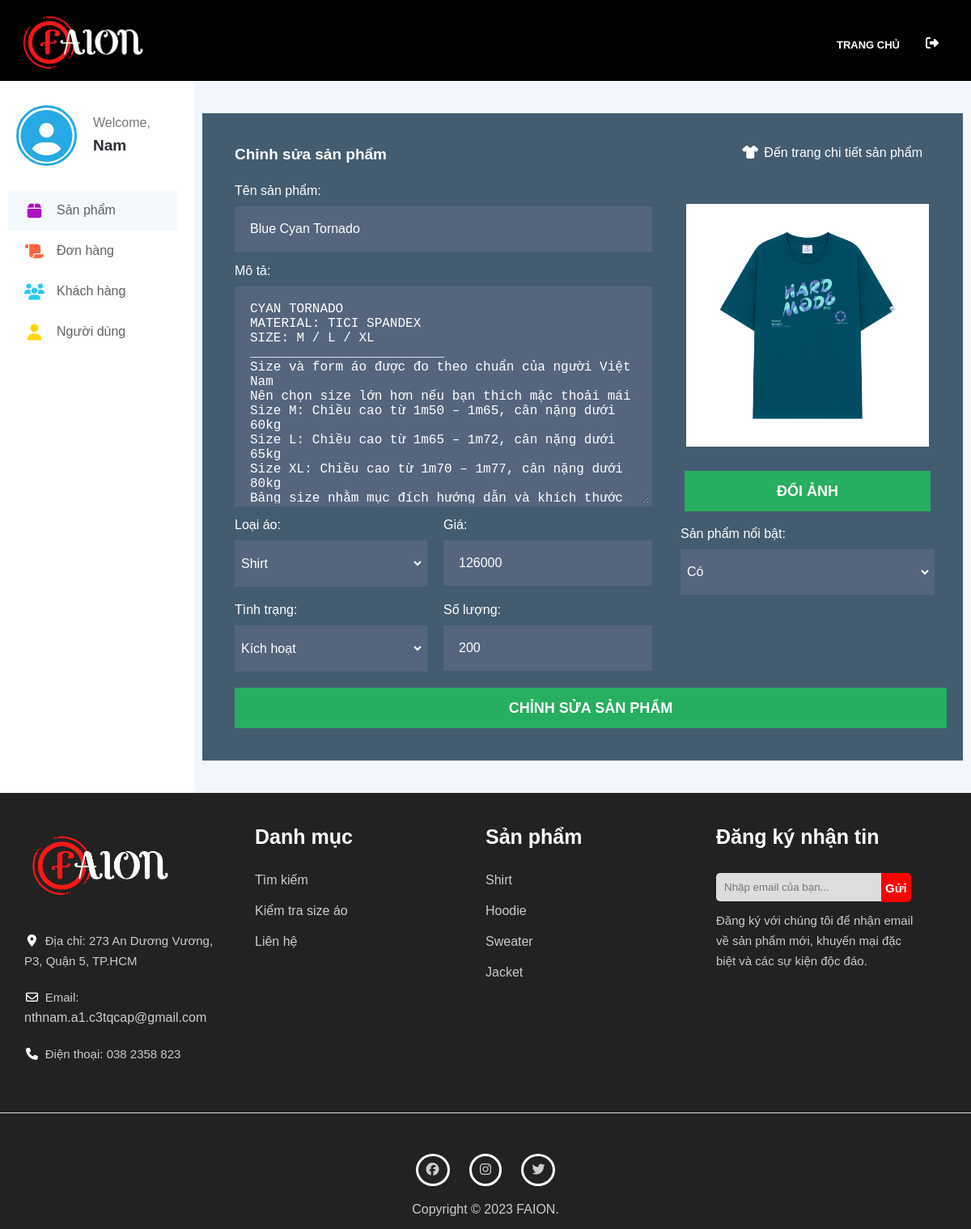
The page /index.php/admin/products?choice=product&id=1 (signed in) on the database as committed earlier.
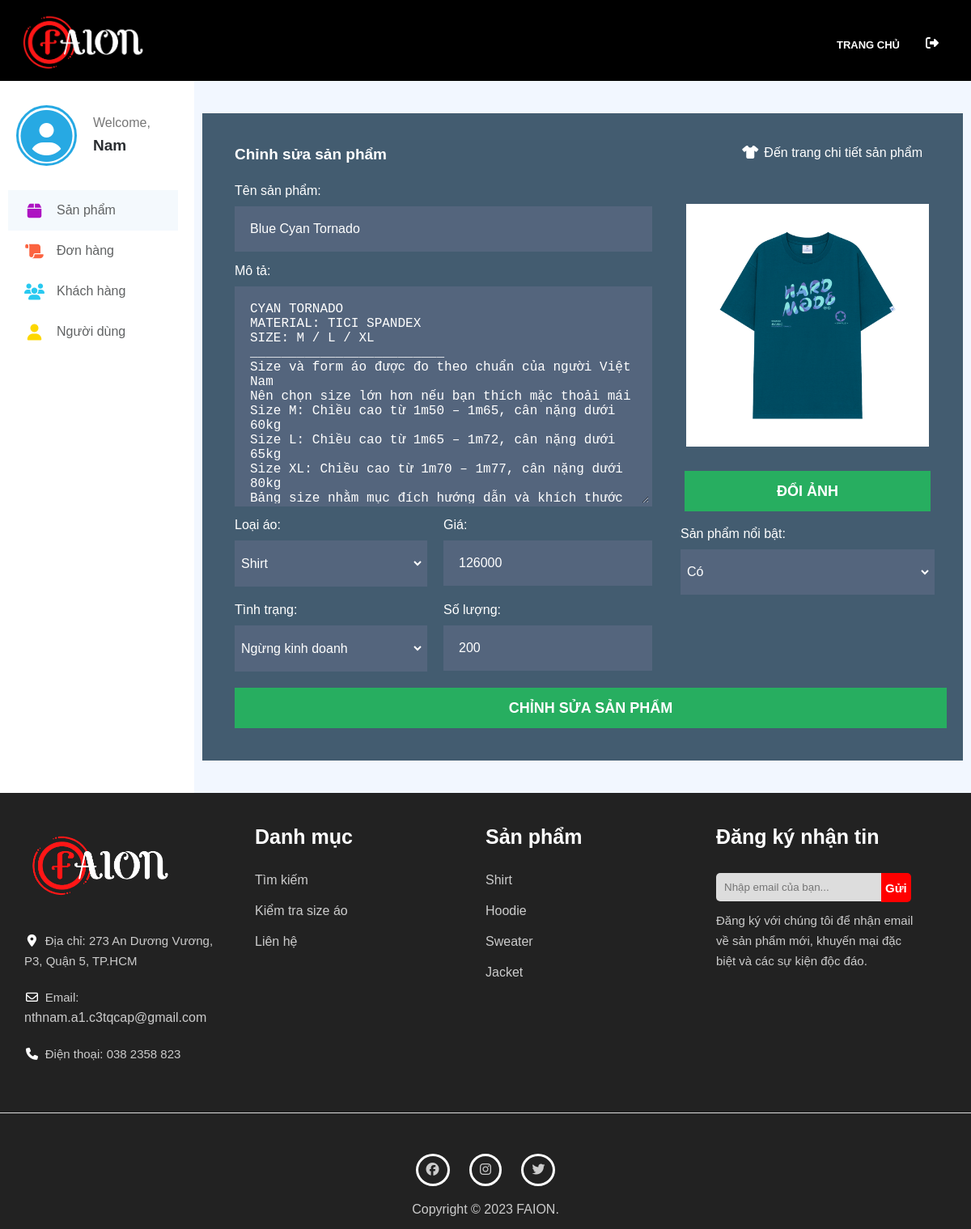
The same page on the database as committed later.
### tables this page shows
CREATE TABLE `product` (
  `id` int(11) NOT NULL,
  `category_id` int(11) NOT NULL,
  `name` varchar(255) NOT NULL,
  `description` text DEFAULT NULL,
  `price` float NOT NULL,
  `image` varchar(255) DEFAULT NULL,
  `discount` int(10) DEFAULT NULL,
  `quantity` int(8) NOT NULL,
  `sold` int(8) DEFAULT NULL,
  `status` tinyint(1) NOT NULL,
  `feature` tinyint(1) NOT NULL,
  `created_at` date NOT NULL
);

### connection/Database.php (called while the page is built, shortened)
<?php
class Database
{
    private $hostname = "localhost";
    private $username = "root";
    private $password = "";
    private $databaseName = "faion";
    private $connection;
    public function connect()
    {
        try {
            if ($this->connection = mysqli_connect($this->hostname, $this->username, $this->password, $this->databaseName)) {
                return $this->connection;
            } else {
                throw new Exception("Khong the ket noi den CSDL <br>");
            }
        } catch (Exception $e) {
            echo $e->getMessage();
        }
    }
    public function getConnection() {
        return $this->connection;
    }
}

### object/Product.php (called while the page is built, shortened)
<?php
class Product {
    private $name;
    private $description;
    private $price;
    private $image;
    private $quantity;
    private $status;
    private $feature;
    function __construct($id, $categoryId, $name, $description, $price, $image,
                        $discount, $quantity, $sold, $status, $feature, $createdAt) {
        $this->name = $name;
        $this->description = $description;
        $this->price = $price;
        $this->image = $image;
        $this->quantity = $quantity;
        $this->status = $status;
        $this->feature = $feature;
    }
    function getName() {
        return $this->name;
    }
    function getDescription() {
        return $this->description;
    }
    function getPrice() {
        return $this->price;
    }
    function getImage() {
        return $this->image;
    }
    function getQuantity() {
        return $this->quantity;
    }
    function getStatus() {
        return $this->status;
    }
    function getFeature() {
        return $this->feature;
    }
}
?>

### object/Category.php (called while the page is built, shortened)
<?php
class Category {
    private $id;
    private $name;
    function __construct($id, $name)
    {
        $this->id = $id;
        $this->name = $name;
    }
    public function getId() {
        return $this->id;
    }
    public function getName() {
        return $this->name;
    }
}
?>

### action/actionFunction.php (the view, shortened to what the rows shown need)
<?php
include ('../faion/connection/Database.php');
include ('../faion/object/Category.php');
include ('../faion/object/Product.php');
function displayCategoryOption($id)
{
	$db = new Database();
	$kq = mysqli_query($db->getConnection(), "SELECT * FROM category");
	$categoryArr = array();
	while ($row = mysqli_fetch_assoc($kq)) {
		$category = new Category(
			$row['id'],
			$row['name']
		);
		$categoryArr[] = $category;
	}
	sort($categoryArr);
	if ($id == null || $id == "") {
		for ($i = 0; $i < count($categoryArr); $i++) {
			if ($categoryArr[$i]->getId() != 0) {
				echo "<option value=\"" . $categoryArr[$i]->getId() .
					"\" class=\"category-option\">" . $categoryArr[$i]->getName() .
					"</option>";
			}
		}
	} else {
		if ($id != 0) {
			for ($i = 0; $i < count($categoryArr); $i++) {
				if ($categoryArr[$i]->getId() != 0) {
					if ($id == $categoryArr[$i]->getId()) {
						echo "<option value=\"" . $categoryArr[$i]->getId() .
							"\" class=\"category-option\" selected>" . $categoryArr[$i]->getName() .
							"</option>";
					} else {
						echo "<option value=\"" . $categoryArr[$i]->getId() .
							"\" class=\"category-option\">" . $categoryArr[$i]->getName() .
							"</option>";
					}
				}
			}
		}
	}
}
function getProductList()
{
	$db = new Database();
	$kq = mysqli_query($db->getConnection(), "SELECT * FROM product");
	$productArr = array();
	while ($row = mysqli_fetch_assoc($kq)) {
		$product = new Product(
			$row['id'],
			$row['category_id'],
			$row['name'],
			$row['description'],
			$row['price'],
			$row['image'],
			$row['discount'],
			$row['quantity'],
			$row['sold'],
			$row['status'],
			$row['feature'],
			$row['created_at']
		);
		$productArr[] = $product;
	}
	return $productArr;
}
?>

### admin/productDetail.php (shortened to what the rows shown need)
<?php
if ($_GET['choice'] == "product") {
    if (!isset($_GET['id'])) {
        echo "
    <div class=\"content-container\">
    <div class=\"content\">
        <form action=\"/faion/action/actionProduct.php\" method=\"post\" id=\"addProductForm\" enctype=\"multipart/form-data\" onsubmit=\"return checkNewProduct(event)\">
            <div class=\"title\">
                <div class=\"left\">Thêm sản phẩm</div>
                <div class=\"right\"></div>
            </div>
            <div class=\"top\">
                <div class=\"left\">
                    <div class=\"name-container\">
                        <label for=\"pname\">Tên sản phẩm:</label>
                        <input type=\"text\" name=\"name\" id=\"pname\" value=\"\">
                    </div>
                    <div class=\"description-container\">
                        <div id=\"descriptLabel\">
                            <label for=\"pdescription\">Mô tả:</label>
                            <div class=\"note\">\\t: 1 tab, \\2s: 2 khoảng trắng, \\4s: 4 khoảng trắng, \\n: xuống dòng</div>
                        </div>
                        <textarea name=\"description\" id=\"pdescription\" cols=\"50\" rows=\"13\" value=\"\"></textarea>
                    </div>
                    <div class=\"category-container\">
                        <label for=\"pcategory\">Loại áo:</label>
                        <select name=\"category\" id=\"pcategory\">";
        displayCategoryOption(null);
        echo "</select>
                    </div>
                    <div class=\"price-container\">
                        <label for=\"pprice\">Giá:</label>
                        <input type=\"text\" name=\"price\" id=\"pprice\" value=\"\">
                    </div>
                    <div class=\"status-container\">
                        <label for=\"pstatus\">Tình trạng:</label>
                        <select name=\"status\" id=\"pstatus\">
                            <option value=\"1\" selected>Kích hoạt</option>
                            <option value=\"0\">Ngừng kinh doanh</option>
                        </select>
                    </div>
                    <div class=\"quantity-container\">
                        <label for=\"pquantity\">Số lượng:</label>
                        <input type=\"text\" name=\"quantity\" id=\"pquantity\" value=\"\">
                    </div>
                </div>
                <div class=\"right\">
                    <div class=\"image-container\">
                        <img src=\"/faion/img/default/addimg.png\" alt=\"Có lẽ là ảnh về một cái áo\" id=\"pimage\">
                    </div>
                    <div class=\"change-image-container\">
                        <input type=\"file\" name=\"image\" id=\"imageInput\" style=\"display: none;\" onchange=\"previewImage();\">
                        <input type=\"button\" value=\"THÊM ẢNH\" onclick=\"document.getElementById('imageInput').click();\">
                    </div>
                    <div class=\"feature-container\">
                        <label for=\"pfeature\">Sản phẩm nổi bật:</label>
                        <select name=\"feature\" id=\"pfeature\">
                            <option value=\"0\" selected>Không</option>
                            <option value=\"1\">Có</option>
                        </select>
                    </div>
                </div>
            </div>
            <div class=\"bottom\">
                <input type=\"submit\" name=\"add-product-submit\" value=\"THÊM SẢN PHẨM\">
            </div>
        </form>
    </div>
</div>
</div>";
    } else {
        $id = $_GET['id'];
        $arr = getProductList();
        for ($i = 0; $i < count($arr); $i++) {
            if ($arr[$i]->getId() == $id) {
                $product = $arr[$i];
                break;
            }
        }
        echo "
            <div class=\"content-container\">
            <div class=\"content\">
                <form action=\"/faion/action/actionProduct.php\" method=\"post\" id=\"addProductForm\" enctype=\"multipart/form-data\" onsubmit=\"return checkProduct(event)\">
                    <div class=\"title\">
                        <div class=\"left\">Chỉnh sửa sản phẩm</div>
                        <div class=\"right\">
                        <a href=\"/faion/index.php/products?info=$id\">
                            <i class=\"fa-solid fa-shirt\"></i>Đến trang chi tiết sản phẩm
                        </a>
                        </div>
                    </div>
                    <div class=\"top\">
                        <div class=\"left\">
                            <div class=\"name-container\">
                                <label for=\"pname\">Tên sản phẩm:</label>
                                <input type=\"text\" name=\"name\" id=\"pname\" value=\"" . $product->getName() . "\">
                            </div>
                            <div class=\"description-container\">
                                <div id=\"descriptLabel\">
                                    <label for=\"pdescription\">Mô tả:</label>
                                    <div class=\"note\">\\t: 1 tab, \\2s: 2 khoảng trắng, \\4s: 4 khoảng trắng, \\n: xuống dòng</div>
                                </div>
                                <textarea name=\"description\" id=\"pdescription\" cols=\"50\" rows=\"13\">" . $product->getDescription() . "</textarea>
                            </div>
                            <div class=\"category-container\">
                                <label for=\"pcategory\">Loại áo:</label>
                                <select name=\"category\" id=\"pcategory\">";
        displayCategoryOption($product->getCategoryId());
        echo "</select>
                            </div>
                            <div class=\"price-container\">
                                <label for=\"pprice\">Giá:</label>
                                <input type=\"text\" name=\"price\" id=\"pprice\" value=\"" . $product->getPrice() . "\">
                            </div>
                            <div class=\"status-container\">
                                <label for=\"pstatus\">Tình trạng:</label>
                                <select name=\"status\" id=\"pstatus\">
                                    <option value=\"1\" ";
        if ($product->getStatus() == 1) echo "selected";
        echo ">Kích hoạt</option>
                                    <option value=\"0\" ";
        if ($product->getStatus() == 0) echo "selected";
        echo ">Ngừng kinh doanh</option>
                                </select>
                            </div>
                            <div class=\"quantity-container\">
                                <label for=\"pquantity\">Số lượng:</label>
                                <input type=\"text\" name=\"quantity\" id=\"pquantity\" value=\"" . $product->getQuantity() . "\">
                            </div>
                        </div>
                        <div class=\"right\">
                            <div class=\"image-container\">
                                <img src=\"/faion/img/" . getImageName($product->getImage()) . "\" alt=\"Có lẽ là ảnh về một cái áo\" id=\"pimage\">
                            </div>
                            <div class=\"change-image-container\">
                                <input type=\"file\" name=\"image\" id=\"imageInput\" style=\"display: none;\" onchange=\"previewImage();\">
                                <input type=\"button\" value=\"ĐỔI ẢNH\" onclick=\"document.getElementById('imageInput').click();\">
                            </div>
                            <div class=\"feature-container\">
                                <label for=\"pfeature\">Sản phẩm nổi bật:</label>
                                <select name=\"feature\" id=\"pfeature\">
                                    <option value=\"1\" ";
            if ($product->getFeature() == 1) echo "selected";
            echo ">Có</option>
                                        <option value=\"0\" ";
            echo ">Không</option>
                                </select>
                            </div>
                        </div>
                    </div>
                    <div class=\"bottom\">
                        <input type=\"text\" name=\"id\" value=\"" . $product->getId() . "\" style=\"display: none;\">
                        <input type=\"submit\" name=\"product-change-submit\" value=\"CHỈNH SỬA SẢN PHẨM\">
                    </div>
                </form>
            </div>
        </div>
        </div>";
    }
}
function getImageName($url)
{
    $name = explode("/", $url);
    $name = "/" . $name[count($name) - 2] . "/" . $name[count($name) - 1];
    return $name;
}
?>

Rows that differ between the two databases and show on the page:
changed product "Blue Cyan Tornado": status "Kích hoạt" → "Ngừng kinh doanh"
